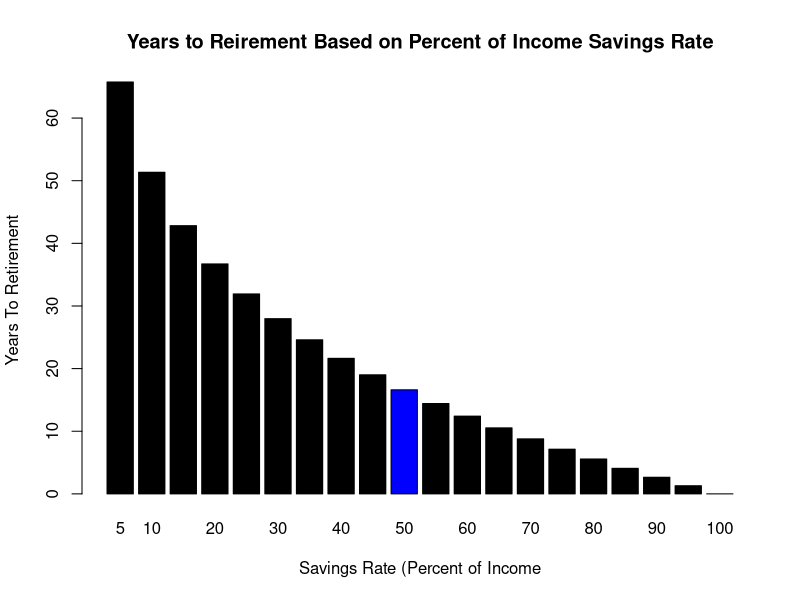

Here is the R script that generated this plot:
## ---- chunk 1
retirement = data.frame(
    rate=c(seq.int(from=5, to=100, by=5)),
    WYears=c(65.76, 51.35, 42.83, 36.72, 31.93, 27.98, 24.6, 21.64,
             19.01, 16.62, 14.43, 12.42, 10.54, 8.79, 7.14, 5.57,
             4.08,  2.66,  1.3,   0))
barColor=c("Black", "Black","Black","Black","Black","Black","Black",
           "Black", "Black", "Blue", "Black","Black","Black","Black",
           "Black","Black", "Black","Black","Black","Black")
barColor = as.character(barColor)

barplot(retirement$WYears,
                names.arg=retirement$rate,
                col=barColor,
                main="Years to Reirement Based on Percent of Income Savings Rate",
                xlab="Savings Rate (Percent of Income",
                ylab="Years To Retirement")

